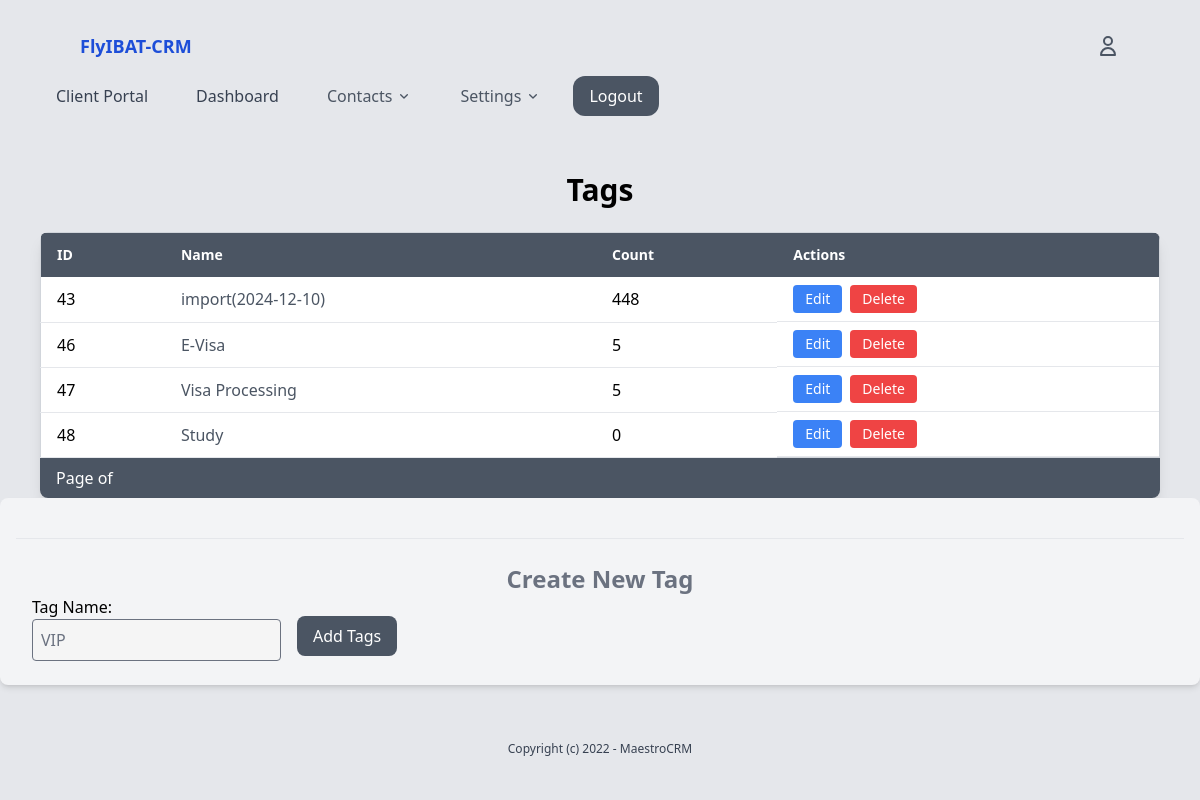
Before: /contacts/tag-list (signed in) with the older database file.
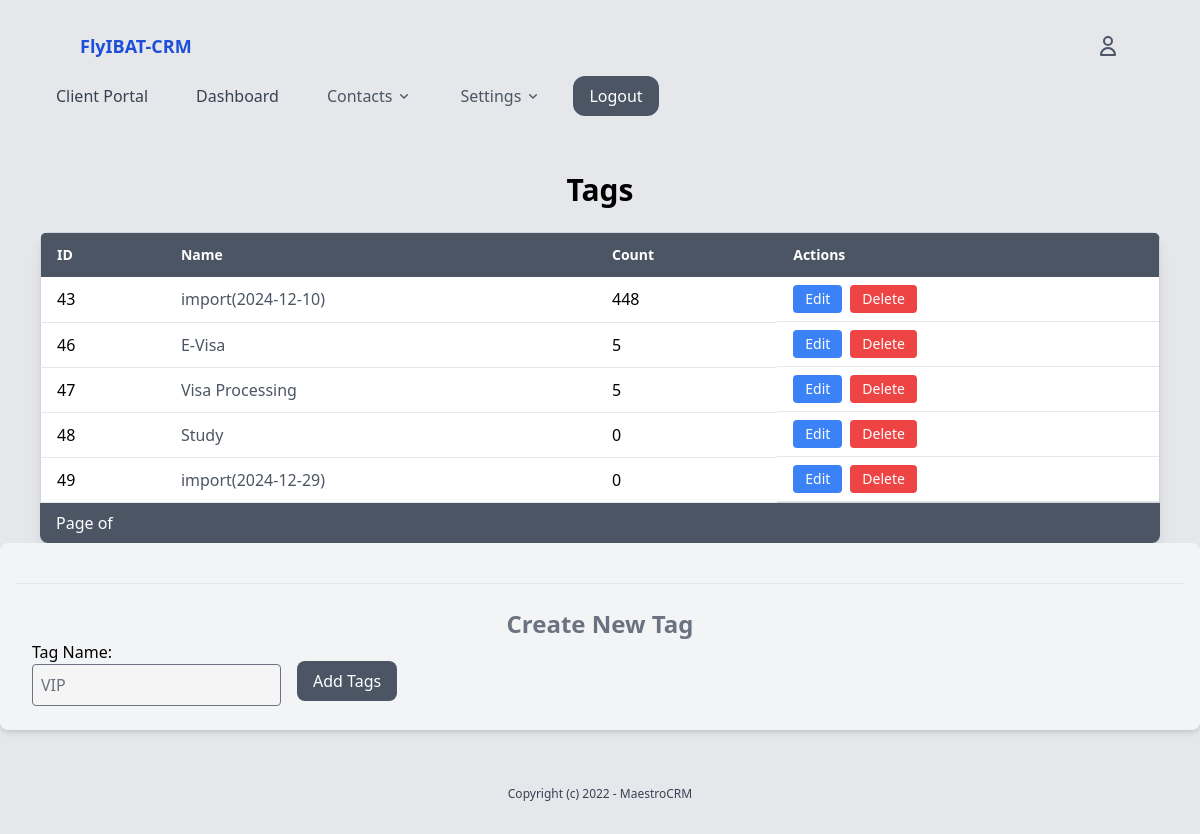
After: the same page with the newer database file.
### settings/models.py (models this page shows, shortened)
class Tag(models.Model):
    name = models.CharField(max_length=50, unique=True)
    category = models.ForeignKey(TagCategory, on_delete=models.SET_NULL, null=True, blank=True, related_name='segments')

### contacts/views_tags.py (the view)
# urls.py: path('tag-list', views_tags.tag_list, name='tag_list'),
@login_required
def tag_list(request):
    tags = Tag.objects.all()  # Fetch all tags for display
    if request.method == 'POST':
        form = TagForm(request.POST)
        if form.is_valid():
            form.save()  # Save the form data to the database
            return redirect('tag_list')  # Redirect to tag list view
    else:
        form = TagForm()  # Provide an empty form for GET requests
    return render(request, 'tags/tag_list.html', {
        'form': form,
        'tags': tags
    })

### contacts/forms.py
class TagForm(forms.ModelForm):
    name = forms.CharField(
        label='Tag Name',
        widget=forms.TextInput(attrs={
            'placeholder': 'VIP',
            'class': 'form-input block w-full rounded border border-black p-2 mb-2',
            'style': 'background-color: #f5f5f5;'}
        )
    )
    class Meta:
        model = Tag  # Link the form to the Status model
        fields = ['name']  # List of fields to include in the form

### core/context_processors.py (called while the page is built)
def user_roles(request):
    if request.user.is_authenticated:
        groups = request.user.groups.values_list('name', flat=True)
        return {'user_roles': groups}
    return {}

### contacts/templates/tags/tag_list.html (shortened to what this page needs)
{% extends 'core/base.html' %}
{% block content %}
<div class="max-w-6xl mx-auto px-4 mt-10">
    <h2 class="text-3xl font-bold mb-6 text-center">Tags</h2>
    <div class="overflow-x-auto rounded-lg shadow-lg">
        <table class="min-w-full bg-white border border-gray-300">
            <thead class="bg-gray-600 text-white">
                <tr>
                    <th class="py-3 px-4 text-left text-sm font-semibold">ID</th>
                    <th class="py-3 px-4 text-left text-sm font-semibold">Name</th>
                    <th class="py-3 px-4 text-left text-sm font-semibold">Count</th>
                    <th class="py-3 px-4 text-left text-sm font-semibold">Actions</th>
                </tr>
            </thead>
            <tbody>
                {% for tag in tags %}
                <tr class="hover:bg-gray-100 transition duration-200">
                    <td class="py-2 px-4 border-b border-gray-200">{{ tag.id }}</td>
                    <td class="py-2 px-4 border-b border-gray-200">
                        <a href="{% url 'contacts_by_tag' tag.id %}" class="text-gray-600 hover:underline">
                            {{ tag.name }}
                        </a>
                    </td>
                    <td class="py-2 px-4 border-b border-gray-200">{{ tag.contacts.count }}</td>
                    <td class="py-2 px-4 border-b border-gray-200 flex space-x-2">
                        <a href="{% url 'edit_tag' tag.id %}"
                            class="bg-blue-500 text-white text-sm px-3 py-1 rounded hover:bg-blue-600 transition">
                            Edit
                        </a>
                        <form action="{% url 'delete_tag' tag.id %}" method="POST"
                            onsubmit="return confirm('Are you sure you want to delete this tag?');">
                            <button type="submit"
                                class="bg-red-500 text-white text-sm px-3 py-1 rounded hover:bg-red-600 transition">
                                Delete
                            </button>
                        </form>
                    </td>
                </tr>
                {% empty %}
                <tr>
                    <td colspan="4" class="py-4 text-center text-gray-500">No Tags Created yet.</td>
                </tr>
                {% endfor %}
            </tbody>
        </table>
        <div class="bg-gray-600 py-2 px-4 text-white">
            <span>Page {{ contacts.number }} of {{ contacts.paginator.num_pages }}</span>
        </div>
    </div>
</div>
<div class="mb-6 bg-gray-100 p-4 rounded-lg shadow-md">
    <hr class="my-6">
    <h2 class="text-2xl font-semibold text-center text-gray-500">Create New Tag</h2>
    <form method="POST" action="" class="flex space-x-4 items-center">
        <div>
            {{ form.as_p }}
        </div>
        <button type="submit"
            class="mt-2 bg-gray-600 text-white px-4 py-2 rounded-lg hover:bg-gray-700 transition duration-200">
            Add Tags
        </button>
    </form>
</div>
{% endblock %}

### core/templates/core/base.html (shortened to what this page needs)
{% load static %}
<!doctype html>
<html lang="en">
<head>
    {% load compress %}
    {% compress css %}
    <link rel="stylesheet" href="{% static 'css/main.min.css' %}">
    {% endcompress %}
    <link rel="stylesheet" href="https://cdnjs.cloudflare.com/ajax/libs/font-awesome/6.4.0/css/all.min.css"
 />
    <link href="https://cdn.jsdelivr.net/npm/select2@4.1.0-rc.0/dist/css/select2.min.css" rel="stylesheet" />
</head>
<body class="bg-gray-200">
    {% include 'core/partials/nav.html' %}
    {% block content %}
    {% endblock %}
    {% include 'core/partials/footer.html' %}
</body>
</html>

### core/templates/core/partials/nav.html (shortened to what this page needs)
<nav class="py-4 px-10 items-center bg">
    <div class="py-4 px-10 text-blue-700 font-semibold text-lg flex justify-between">
        <a href="/">FlyIBAT-CRM</a>
        {% if request.user.is_authenticated %}
        <div class="flex items-center">
            <div class="relative group">
                <svg class="w-6 h-6 text-gray-600 hover:text-blue-600 cursor-pointer" fill="none" stroke="currentColor"
                    viewBox="0 0 24 24" xmlns="http://www.w3.org/2000/svg">
                    <path stroke-linecap="round" stroke-linejoin="round" stroke-width="2"
                        d="M16 7a4 4 0 11-8 0 4 4 0 018 0zM12 14a7 7 0 00-7 7h14a7 7 0 00-7-7z"></path>
                </svg>
            </div>
        </div>
        {% endif %}
    </div>
    <div class="flex justify-between items-center bg--500">
        <div class="hidden md:flex space-x-4 items-center">
            {% if request.user.is_authenticated %}
            <a href="{% url 'client_portal' %}" class="block px-4 py-2 text-gray-700 hover:bg-gray-100">Client Portal</a>
            {% if 'Staff' in user_roles %}
            <a href="{% url 'dashboard' %}" class="block px-4 py-2 text-gray-700 hover:bg-gray-100">Dashboard</a>
            <div class="relative group">
                <button class="flex items-center py-1 px-4 text-gray-600 focus:outline-none">
                    Contacts
                    <svg class="ml-1 w-4 h-4" fill="none" stroke="currentColor" viewBox="0 0 24 24">
                        <path stroke-linecap="round" stroke-linejoin="round" stroke-width="2" d="M7 10l5 5 5-5"></path>
                    </svg>
                </button>
            </div>
            {% endif %}
            {% if 'Admin' in user_roles %}
            <div class="relative group">
                <button class="flex items-center py-1 px-4 text-gray-600 focus:outline-none">
                    Settings
                    <svg class="ml-1 w-4 h-4" fill="none" stroke="currentColor" viewBox="0 0 24 24">
                        <path stroke-linecap="round" stroke-linejoin="round" stroke-width="2" d="M7 10l5 5 5-5"></path>
                    </svg>
                </button>
            </div>
            {% endif %}
            <a href="{% url 'logout' %}" class="py-2 px-4 bg-gray-600 rounded-xl text-white">Logout</a>
            {% else %}
            <a href="{% url 'login' %}" class="py-2 px-4 bg-gray-600 rounded-xl text-white">Log In</a>
            <a href="{% url 'sign_up' %}" class="py-2 px-4 bg-gray-400 rounded-xl text-gray-600">Register</a>
            {% endif %}
        </div>
    </div>
</nav>

### core/templates/core/partials/footer.html
<footer class="py-8 text-center bg-gray-200">
    <p class="text-xs text-gray-700">Copyright (c) 2022 - MaestroCRM</p>
</footer>

Changed rows visible on the page:
added Tag: id "49", name "import(2024-12-29)", contacts.count "0"
